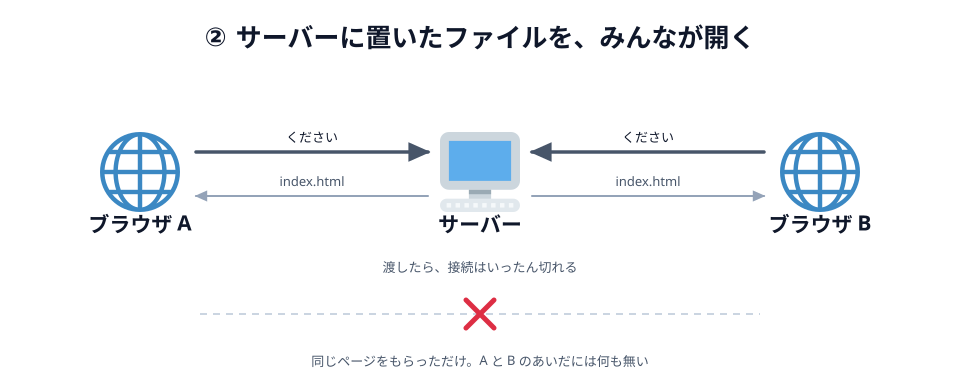

Write the Python code that produced this figure.
# 02-http.svg
# スキーマ: SOURCE-PATH-GOAL + CYCLE（ください → はい、これ の 1 往復）
# 2 台のブラウザが同じサーバーから同じページをもらう。ただし A と B のあいだには線が無い

import sys
sys.path.insert(0, "/Users/seekseep/.claude/skills/genfig")
from genfig import Canvas, PALETTE

c = Canvas(960, 384)
c.text(480, 46, "② サーバーに置いたファイルを、みんなが開く", scale="xl")

c.node(140, 180, "ブラウザ A", emoji_cp="1f310")
c.node(480, 180, "サーバー", emoji_cp="1f5a5")
c.node(820, 180, "ブラウザ B", emoji_cp="1f310")

c.connector(196, 152, 428, 152, label="ください", label_scale="sm")
c.connector(428, 196, 196, 196, primary=False, label="index.html", label_scale="sm")
c.connector(764, 152, 532, 152, label="ください", label_scale="sm")
c.connector(532, 196, 764, 196, primary=False, label="index.html", label_scale="sm")

c.text(480, 272, "渡したら、接続はいったん切れる", scale="sm")

c.raw('<line x1="200" y1="314" x2="760" y2="314" stroke="#cbd5e1" '
      'stroke-width="2" stroke-dasharray="7 6"/>')
c.emoji("274c", 462, 296, 36)
c.text(480, 366, "同じページをもらっただけ。A と B のあいだには何も無い", scale="sm")

c.save("02-http.svg")
